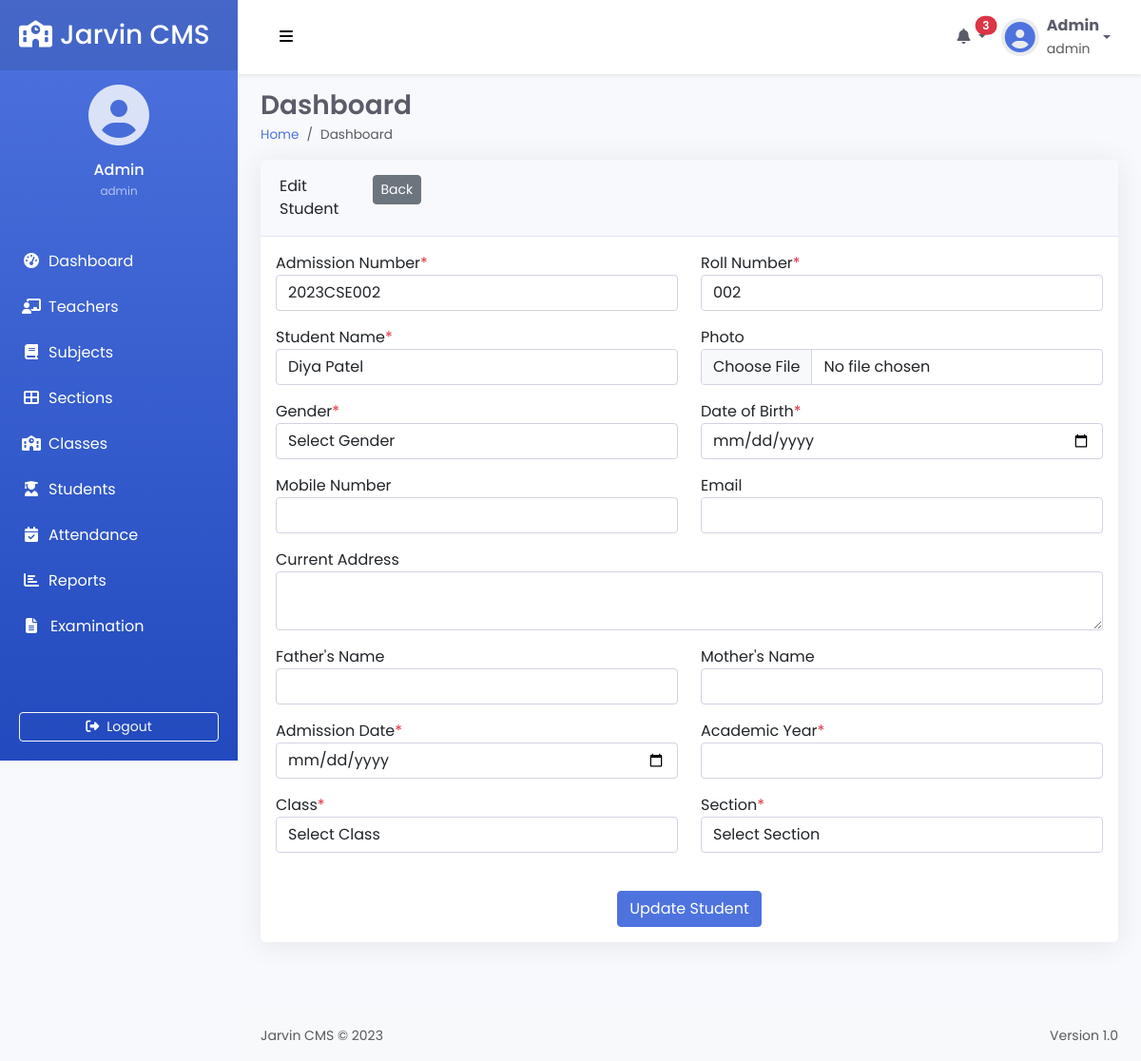
The page /edit_student?student_id=2 (signed in) on the database its author committed.
### tables this page shows
CREATE TABLE sms_students (
            id INTEGER PRIMARY KEY AUTOINCREMENT,
            admission_no TEXT,
            roll_no TEXT,
            name TEXT,
            photo TEXT,
            gender TEXT,
            dob TEXT,
            mobile TEXT,
            email TEXT,
            current_address TEXT,
            father_name TEXT,
            mother_name TEXT,
            admission_date TEXT,
            academic_year TEXT,
            class INTEGER,
            section INTEGER
        );

### app.py (the view)
@app.route("/edit_student", methods =['GET'])
def edit_student():
    if 'loggedin' in session:
        student_id = request.args.get('student_id')
        db = get_db()
        cursor = db.cursor()
        cursor.execute('SELECT s.id, s.admission_no, s.roll_no, s.name, s.photo, c.name AS class, sec.section FROM sms_students s LEFT JOIN sms_section sec ON sec.section_id = s.section LEFT JOIN sms_classes c ON c.id = s.class WHERE s.id = ?', (student_id,))
        students = cursor.fetchall()
        cursor.execute('SELECT * FROM sms_classes')
        classes = cursor.fetchall()
        cursor.execute('SELECT * FROM sms_section')
        sections = cursor.fetchall()
        db.close()
        return render_template("edit_student.html", students = students, classes = classes, sections = sections)
    return redirect(url_for('login'))

### app.py (called while the page is built)
def get_db():
    db = sqlite3.connect('python_sms.db')
    db.row_factory = sqlite3.Row
    return db

### templates/edit_student.html (shortened to what this page needs)
{% extends 'layout.html' %}
{% block content %}
<div class="card">
    <div class="card-header">
        <div class="row">
            <div class="col-md-6">Edit Student</div>
            <div class="col-md-6 text-right">
                <a href="{{ url_for('student') }}" class="btn btn-secondary btn-sm">Back</a>
            </div>
        </div>
    </div>
    <div class="card-body">
        {% for student in students %}
        <form method="post" action="{{ url_for('save_student') }}" enctype="multipart/form-data">
            <div class="row">
                <div class="col-md-6">
                    <div class="mb-3">
                        <label for="admission_no">Admission Number<span class="text-danger">*</span></label>
                        <input type="text" name="admission_no" id="admission_no" class="form-control" value="{{ student.admission_no }}" required />
                    </div>
                </div>
                <div class="col-md-6">
                    <div class="mb-3">
                        <label for="roll_no">Roll Number<span class="text-danger">*</span></label>
                        <input type="text" name="roll_no" id="roll_no" class="form-control" value="{{ student.roll_no }}" required />
                    </div>
                </div>
            </div>
            <div class="row">
                <div class="col-md-6">
                    <div class="mb-3">
                        <label for="name">Student Name<span class="text-danger">*</span></label>
                        <input type="text" name="name" id="name" class="form-control" value="{{ student.name }}" required />
                    </div>
                </div>
                <div class="col-md-6">
                    <div class="mb-3">
                        <label for="photo">Photo</label>
                        <input type="file" name="photo" id="photo" class="form-control" accept="image/*" />
                    </div>
                </div>
            </div>
            <div class="row">
                <div class="col-md-6">
                    <div class="mb-3">
                        <label for="gender">Gender<span class="text-danger">*</span></label>
                        <select name="gender" id="gender" class="form-control" required>
                            <option value="">Select Gender</option>
                        </select>
                    </div>
                </div>
                <div class="col-md-6">
                    <div class="mb-3">
                        <label for="dob">Date of Birth<span class="text-danger">*</span></label>
                        <input type="date" name="dob" id="dob" class="form-control" value="{{ student.dob }}" required />
                    </div>
                </div>
            </div>
            <div class="row">
                <div class="col-md-6">
                    <div class="mb-3">
                        <label for="mobile">Mobile Number</label>
                        <input type="text" name="mobile" id="mobile" class="form-control" value="{{ student.mobile }}" />
                    </div>
                </div>
                <div class="col-md-6">
                    <div class="mb-3">
                        <label for="email">Email</label>
                        <input type="email" name="email" id="email" class="form-control" value="{{ student.email }}" />
                    </div>
                </div>
            </div>
            <div class="mb-3">
                <label for="current_address">Current Address</label>
                <textarea name="current_address" id="current_address" class="form-control">{{ student.current_address }}</textarea>
            </div>
            <div class="row">
                <div class="col-md-6">
                    <div class="mb-3">
                        <label for="father_name">Father's Name</label>
                        <input type="text" name="father_name" id="father_name" class="form-control" value="{{ student.father_name }}" />
                    </div>
                </div>
                <div class="col-md-6">
                    <div class="mb-3">
                        <label for="mother_name">Mother's Name</label>
                        <input type="text" name="mother_name" id="mother_name" class="form-control" value="{{ student.mother_name }}" />
                    </div>
                </div>
            </div>
            <div class="row">
                <div class="col-md-6">
                    <div class="mb-3">
                        <label for="admission_date">Admission Date<span class="text-danger">*</span></label>
                        <input type="date" name="admission_date" id="admission_date" class="form-control" value="{{ student.admission_date }}" required />
                    </div>
                </div>
                <div class="col-md-6">
                    <div class="mb-3">
                        <label for="academic_year">Academic Year<span class="text-danger">*</span></label>
                        <input type="text" name="academic_year" id="academic_year" class="form-control" value="{{ student.academic_year }}" required />
                    </div>
                </div>
            </div>
            <div class="row">
                <div class="col-md-6">
                    <div class="mb-3">
                        <label for="class_id">Class<span class="text-danger">*</span></label>
                        <select name="class_id" id="class_id" class="form-control" required>
                            <option value="">Select Class</option>
                        </select>
                    </div>
                </div>
                <div class="col-md-6">
                    <div class="mb-3">
                        <label for="section_id">Section<span class="text-danger">*</span></label>
                        <select name="section_id" id="section_id" class="form-control" required>
                            <option value="">Select Section</option>
                        </select>
                    </div>
                </div>
            </div>
            <div class="mt-4 text-center">
                <input type="submit" name="update_student" class="btn btn-primary" value="Update Student" />
            </div>
        </form>
        {% endfor %}
    </div>
</div>
{% endblock %}

### static/css/style.css (style rules this page uses)
.btn-sm { border-radius: 4px; }
:root { --primary: #4e73df; --secondary: #6c757d; --success: #1cc88a; --info: #36b9cc; --warning: #f6c23e; --danger: #e74a3b; --light: #f8f9fc; --dark: #5a5c69; --sidebar-width: 250px; --sidebar-collapsed-width: 90px; --header-height: 70px; }
body { font-family: 'Poppins', sans-serif; background: #f8f9fc; color: #5a5c69; min-height: 100vh; overflow-x: hidden; }
.card { border: none; border-radius: 0.375rem; box-shadow: 0 0.15rem 1.75rem 0 rgba(58, 59, 69, 0.1); margin-bottom: 1.5rem; transition: transform 0.2s; }
.card .card-header { background-color: #f8f9fc; border-bottom: 1px solid #e3e6f0; padding: 1rem 1.25rem; display: flex; align-items: center; justify-content: space-between; }
.btn { border-radius: 0.25rem; padding: 0.375rem 0.75rem; font-weight: 400; transition: all 0.15s; }
.btn-primary { background-color: var(--primary); border-color: var(--primary); }
.btn-sm { padding: 0.25rem 0.5rem; font-size: 0.875rem; }
.form-control { border-radius: 0.25rem; border: 1px solid #d1d3e2; padding: 0.375rem 0.75rem; font-size: 1rem; transition: border-color 0.15s ease-in-out, box-shadow 0.15s ease-in-out; }

### rows shown on the page
sms_students: admission_no "2023CSE002", roll_no "002", name "Diya Patel"

### other values the page prints
{{ session.name }} "Admin"
{{ session.role }} "admin"
